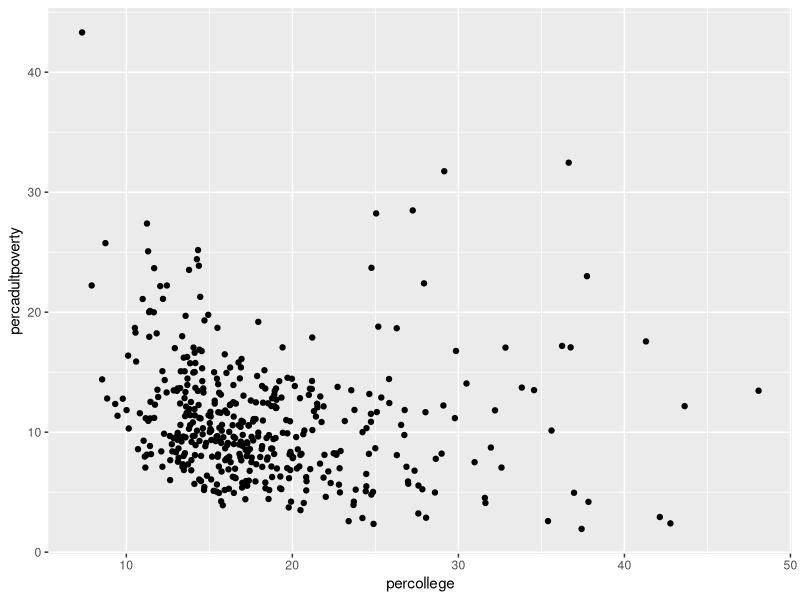
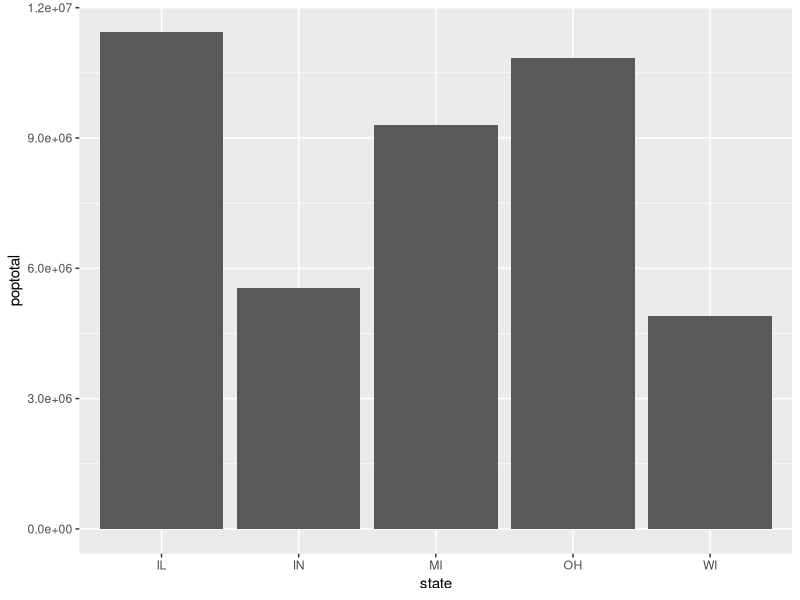
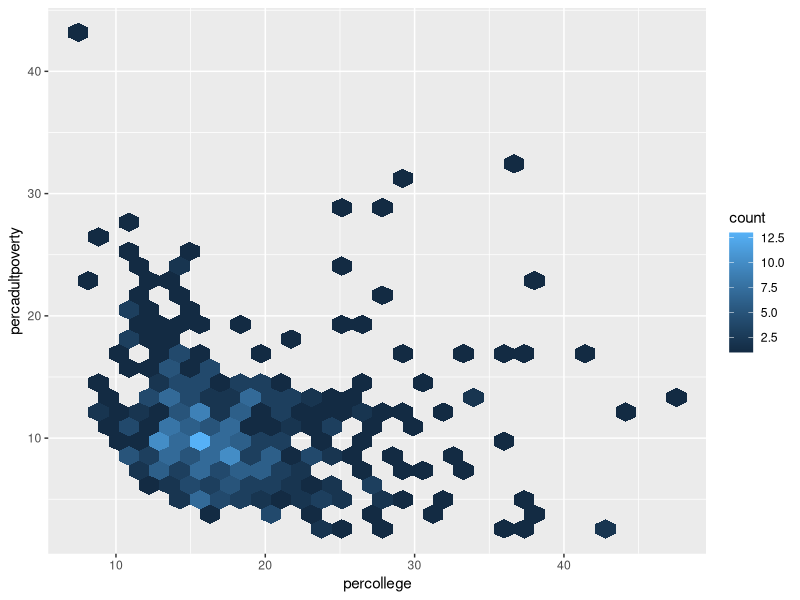
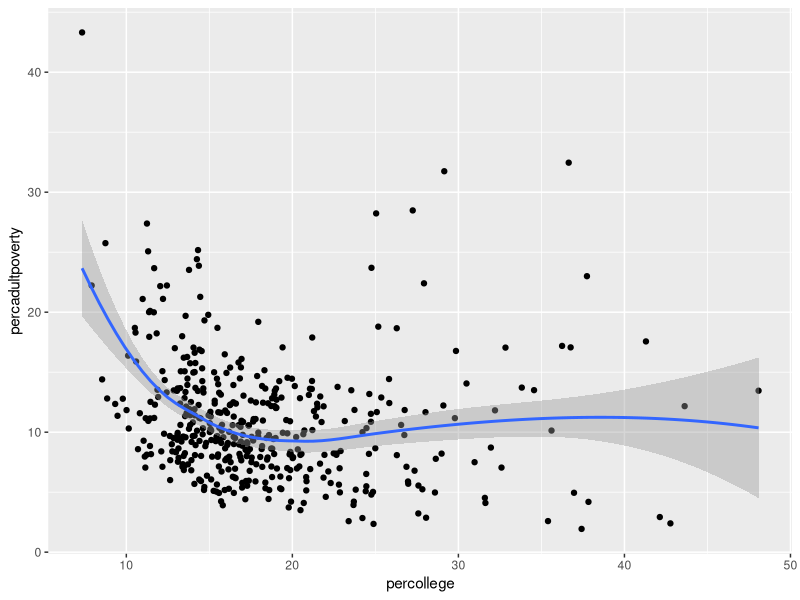
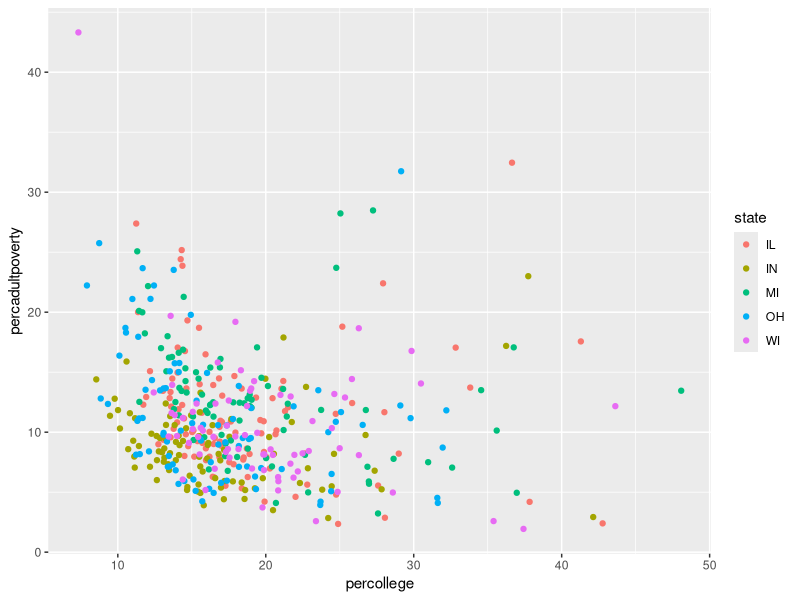
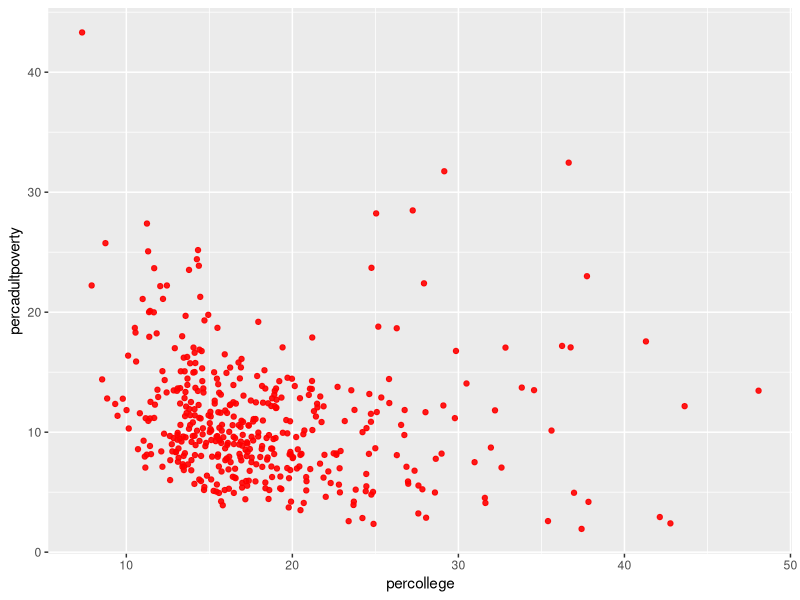
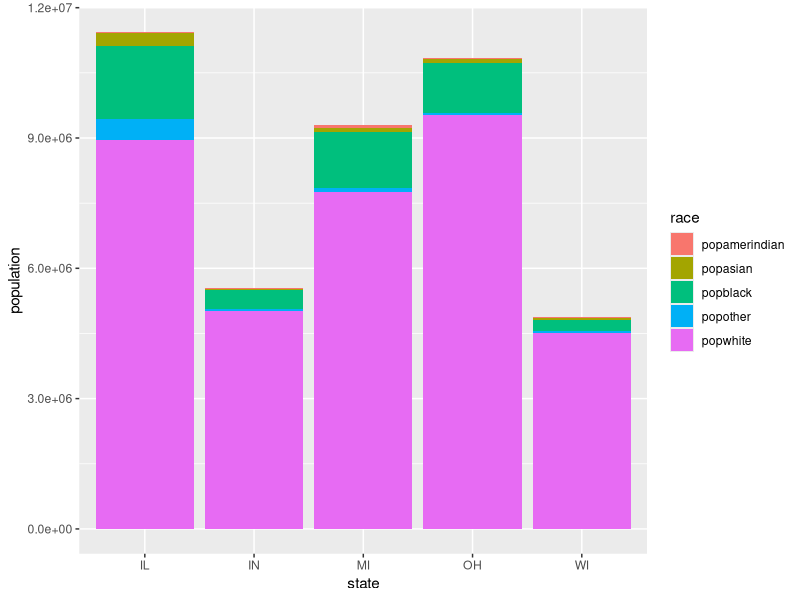
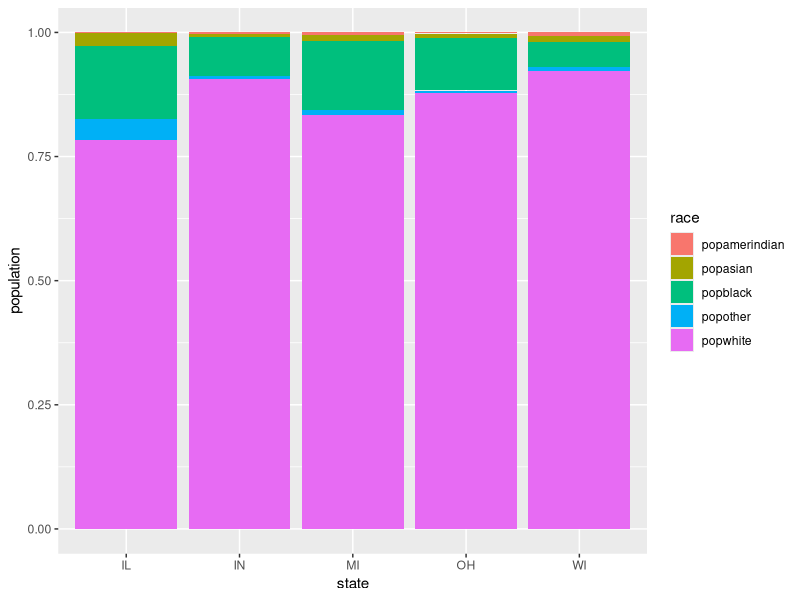

Source code (R) for these figures, in order:
install.packages("ggplot2") # once per machine
library("ggplot2")          # in each relevant script

# Plot the `midwest` data set, with college education rate on the x-axis and
# percentage of adult poverty on the y-axis
ggplot(data = midwest) +
  geom_point(mapping = aes(x = percollege, y = percadultpoverty))

# A bar chart of the total population of each state
# The `state` is mapped to the x-axis, and the `poptotal` is mapped
# to the y-axis
ggplot(data = midwest) +
  geom_col(mapping = aes(x = state, y = poptotal))

# A hexagonal aggregation that counts the co-occurrence of college
# education rate and percentage of adult poverty
ggplot(data = midwest) +
  geom_hex(mapping = aes(x = percollege, y = percadultpoverty))

# A plot with both points and a smoothed line
ggplot(data = midwest) +
  geom_point(mapping = aes(x = percollege, y = percadultpoverty)) +
  geom_smooth(mapping = aes(x = percollege, y = percadultpoverty))

# Change the color of each point based on the state it is in
ggplot(data = midwest) +
  geom_point(
    mapping = aes(x = percollege, y = percadultpoverty, color = state)
  )

# Set a consistent color ("red") for all points -- not driven by data
ggplot(data = midwest) +
  geom_point(
    mapping = aes(x = percollege, y = percadultpoverty),
    color = "red",
    alpha = .9
  )

?geom_point()
View(midwest)

# Load the `dplyr` and `tidyr` libraries for data manipulation
install.packages("dplyr")
install.packages("tidyr")
library("dplyr")
library("tidyr")

# Wrangle the data using `tidyr` and `dplyr` -- a common step!
# Select the columns for racial population totals, then
# `gather()` those column values into `race` and `population` columns
state_race_long <- midwest %>%
  select(state, popwhite, popblack, popamerindian, popasian, popother) %>%
  gather(key = race, value = population, -state) # all columns except `state`

head(state_race_long)
tail(state_race_long)

# Create a stacked bar chart of the number of people in each state
# Fill the bars using different colors to show racial composition
ggplot(state_race_long) +
  geom_col(mapping = aes(x = state, y = population, fill = race))

# Create a percentage (filled) column of the population (by race) in each state
ggplot(state_race_long) +
  geom_col(
    mapping = aes(x = state, y = population, fill = race), position = "fill"
  )

# Create a grouped (dodged) column of the number of people (by race) in each state
ggplot(state_race_long) +
  geom_col(
    mapping = aes(x = state, y = population, fill = race), position = "dodge"
  )
